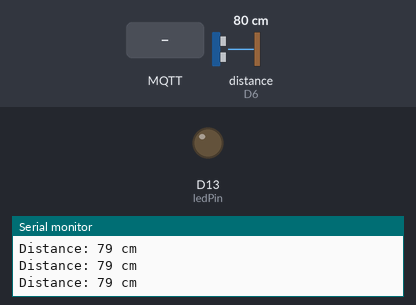
Recording of a sketch running on a simulated Arduino MKR. Parts: output pins drawn as LEDs (lit = HIGH), the last lines printed to the serial monitor. Wiring (inferred from the names in the program): ultrasonic range finder: trigger D7; echo D6. Dashed ring = blinking. The test bench sets the inputs (shaded band); at power-on: distance to the obstacle (sensor on D6) 80 cm. The echo pulse lasts 58.3 µs per cm; WiFi joins after 1.5 s; servers stay silent unless stated; no MQTT or app messages arrive unless stated; pins used as bus, display or sensor lines are not drawn.

Above: at 2.7 s.
2.8 s: MQTT message "wave" arrives on the first subscribed topic
At 3.2 s:
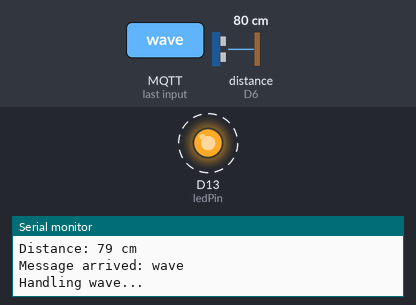
8.3 s: MQTT message "pat" arrives on the first subscribed topic
At 8.9 s:
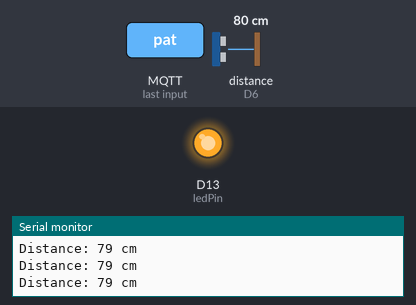
Timing chart, 0 to 15.8 s (numbered marks = the images above; inputs shaded):
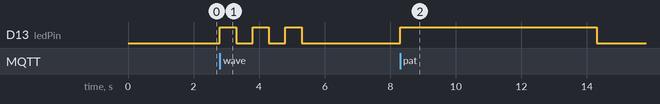

Measured:
- after the input at 2.8 s, D13 (ledPin): alternates HIGH for 0.50 s and LOW for 0.50 s, 6 changes in all, then stays LOW, starting at once
- after the input at 8.3 s, D13 (ledPin): LOW → HIGH at once, → LOW 6.0 s later

The sketch:

ultrasonic.ino
```cpp
#include <WiFiNINA.h>
#include <PubSubClient.h>

// WiFi and MQTT credentials
const char* ssid = "Jio2199";  // Replace with your Wi-Fi network
const char* password = "1122334455";  // Replace with your Wi-Fi password
const char* mqtt_server = "s6820619.ala.dedicated.aws.emqxcloud.com";
const int mqtt_port = 1883;
const char* mqtt_topic = "SIT210-WAVE";
const char* mqtt_username = "samarth";  // Replace with your MQTT username
const char* mqtt_password = "123456789";  // Replace with your MQTT password

// Ultrasonic sensor pins
const int trigPin = 7;
const int echoPin = 6;
long duration;
int distance;

// LED pin
const int ledPin = 13;
unsigned long patStartTime = 0;
bool patActive = false;
const unsigned long patDuration = 6000;  // 6 seconds for the LED to stay on

// WiFi and MQTT clients
WiFiClient espClient;
PubSubClient client(espClient);

// Function to connect to WiFi
void setup_wifi() {
  delay(10);
  Serial.println("Connecting to WiFi...");
  WiFi.begin(ssid, password);

  while (WiFi.status() != WL_CONNECTED) {
    delay(1000);
    Serial.print(".");
  }
  Serial.println("WiFi connected");
}

// Callback function when a message is received from the MQTT topic
void callback(char* topic, byte* payload, unsigned int length) {
  String message;
  for (int i = 0; i < length; i++) {
    message += (char)payload[i];
  }
  Serial.print("Message arrived: ");
  Serial.println(message);

  // Handle the wave message: blink LED 3 times
  if (message == "wave") {
    Serial.println("Handling wave...");
    for (int i = 0; i < 3; i++) {
      digitalWrite(ledPin, HIGH);
      delay(500);
      digitalWrite(ledPin, LOW);
      delay(500);
    }
  }
  // Handle the pat message: Activate the LED for 6 seconds
  else if (message == "pat") {
    Serial.println("Handling pat...");
    patStartTime = millis();  // Record the start time
    patActive = true;         // Activate the pat behavior
    digitalWrite(ledPin, HIGH);  // Turn the LED on immediately
  }
}

// Function to connect to the MQTT broker with username and password
void reconnect() {
  while (!client.connected()) {
    Serial.print("Attempting MQTT connection...");
    // Connect with username and password
    if (client.connect("ArduinoClient", mqtt_username, mqtt_password)) {
      Serial.println("Connected to MQTT broker");
      client.subscribe(mqtt_topic);
      Serial.println("Subscribed to topic: SIT210-WAVE");
    } else {
      Serial.print("Failed to connect, return code=");
      Serial.print(client.state());
      Serial.println(" Retrying in 5 seconds...");
      delay(5000);  // Wait 5 seconds before retrying
    }
  }
}

void setup() {
  Serial.begin(115200);

  // Set up ultrasonic sensor pins
  pinMode(trigPin, OUTPUT);
  pinMode(echoPin, INPUT);

  // Set up LED pin
  pinMode(ledPin, OUTPUT);

  // Initialize WiFi and MQTT
  setup_wifi();
  client.setServer(mqtt_server, mqtt_port);
  client.setCallback(callback);
  client.setKeepAlive(60);  // Set keep-alive interval for MQTT
}

void loop() {
  if (!client.connected()) {
    reconnect();
  }
  client.loop();

  // Handle the "pat" non-blocking LED behavior
  if (patActive && millis() - patStartTime >= patDuration) {
    digitalWrite(ledPin, LOW);  // Turn the LED off after 6 seconds
    patActive = false;          // Reset the flag
  }

  // Ultrasonic sensor: trigger the wave detection
  digitalWrite(trigPin, LOW);
  delayMicroseconds(2);
  digitalWrite(trigPin, HIGH);
  delayMicroseconds(10);
  digitalWrite(trigPin, LOW);

  // Read the echo signal
  duration = pulseIn(echoPin, HIGH);
  distance = duration * 0.034 / 2;

  // Print distance to monitor for debugging
  Serial.print("Distance: ");
  Serial.print(distance);
  Serial.println(" cm");

  // If the distance is less than a threshold (e.g., 10 cm), publish a message
  if (distance < 10) {
    Serial.println("Wave detected!");
    client.publish(mqtt_topic, "wave");
    delay(1000);  // Avoid spamming the broker
  }
}
```
